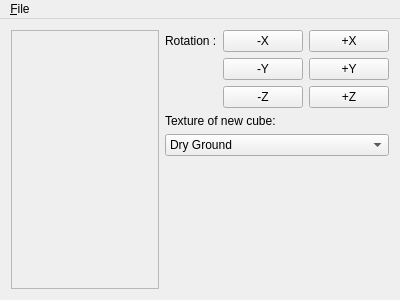
<?xml version="1.0" encoding="UTF-8"?>
<ui version="4.0">
 <class>MainWindow</class>
 <widget class="QMainWindow" name="MainWindow">
  <property name="geometry">
   <rect>
    <x>0</x>
    <y>0</y>
    <width>400</width>
    <height>300</height>
   </rect>
  </property>
  <property name="windowTitle">
   <string/>
  </property>
  <widget class="QWidget" name="centralWidget">
   <layout class="QGridLayout" name="gridLayout">
    <item row="0" column="1">
     <layout class="QGridLayout" name="gridLayout_2">
      <item row="2" column="2">
       <widget class="QPushButton" name="pushButton_6">
        <property name="text">
         <string>+Z</string>
        </property>
       </widget>
      </item>
      <item row="0" column="1">
       <widget class="QPushButton" name="pushButton">
        <property name="text">
         <string>-X</string>
        </property>
       </widget>
      </item>
      <item row="1" column="1">
       <widget class="QPushButton" name="pushButton_3">
        <property name="text">
         <string>-Y</string>
        </property>
       </widget>
      </item>
      <item row="0" column="0">
       <widget class="QLabel" name="label">
        <property name="text">
         <string>Rotation :</string>
        </property>
       </widget>
      </item>
      <item row="2" column="1">
       <widget class="QPushButton" name="pushButton_5">
        <property name="text">
         <string>-Z</string>
        </property>
       </widget>
      </item>
      <item row="4" column="0" colspan="3">
       <widget class="QLabel" name="label_5">
        <property name="text">
         <string>Texture of new cube:</string>
        </property>
       </widget>
      </item>
      <item row="0" column="2">
       <widget class="QPushButton" name="pushButton_2">
        <property name="text">
         <string>+X</string>
        </property>
       </widget>
      </item>
      <item row="5" column="0" colspan="3">
       <widget class="QComboBox" name="comboBox">
        <item>
         <property name="text">
          <string>Dry Ground</string>
         </property>
        </item>
        <item>
         <property name="text">
          <string>Granite Floor</string>
         </property>
        </item>
        <item>
         <property name="text">
          <string>Grass</string>
         </property>
        </item>
        <item>
         <property name="text">
          <string>Limestone Wall</string>
         </property>
        </item>
        <item>
         <property name="text">
          <string>Wood Floor</string>
         </property>
        </item>
        <item>
         <property name="text">
          <string>Pierre Bouchardee</string>
         </property>
        </item>
       </widget>
      </item>
      <item row="1" column="2">
       <widget class="QPushButton" name="pushButton_4">
        <property name="text">
         <string>+Y</string>
        </property>
       </widget>
      </item>
      <item row="6" column="0">
       <spacer name="verticalSpacer">
        <property name="orientation">
         <enum>Qt::Vertical</enum>
        </property>
        <property name="sizeHint" stdset="0">
         <size>
          <width>20</width>
          <height>40</height>
         </size>
        </property>
       </spacer>
      </item>
     </layout>
    </item>
    <item row="0" column="0">
     <widget class="QFrame" name="frame">
      <property name="sizePolicy">
       <sizepolicy hsizetype="Expanding" vsizetype="Preferred">
        <horstretch>0</horstretch>
        <verstretch>0</verstretch>
       </sizepolicy>
      </property>
      <property name="frameShape">
       <enum>QFrame::StyledPanel</enum>
      </property>
      <property name="frameShadow">
       <enum>QFrame::Raised</enum>
      </property>
     </widget>
    </item>
   </layout>
  </widget>
  <widget class="QMenuBar" name="menuBar">
   <property name="geometry">
    <rect>
     <x>0</x>
     <y>0</y>
     <width>400</width>
     <height>22</height>
    </rect>
   </property>
   <widget class="QMenu" name="menu_File">
    <property name="title">
     <string>&amp;File</string>
    </property>
    <addaction name="action_Quit"/>
   </widget>
   <addaction name="menu_File"/>
  </widget>
  <action name="action_Quit">
   <property name="text">
    <string>&amp;Quit</string>
   </property>
   <property name="shortcut">
    <string>Esc</string>
   </property>
  </action>
  <action name="actionTextures">
   <property name="checkable">
    <bool>true</bool>
   </property>
   <property name="checked">
    <bool>true</bool>
   </property>
   <property name="text">
    <string>Textures</string>
   </property>
  </action>
  <action name="actionNearest">
   <property name="text">
    <string>Nearest</string>
   </property>
  </action>
  <action name="actionLinear">
   <property name="text">
    <string>Linear</string>
   </property>
  </action>
  <action name="actionNearest_2">
   <property name="checkable">
    <bool>true</bool>
   </property>
   <property name="checked">
    <bool>true</bool>
   </property>
   <property name="text">
    <string>Nearest</string>
   </property>
  </action>
  <action name="actionLinear_mipmap_linear">
   <property name="checkable">
    <bool>true</bool>
   </property>
   <property name="text">
    <string>Linear mipmap linear</string>
   </property>
  </action>
  <action name="actionGouraud">
   <property name="checkable">
    <bool>true</bool>
   </property>
   <property name="text">
    <string>Gouraud</string>
   </property>
  </action>
  <action name="actionPhong">
   <property name="checkable">
    <bool>true</bool>
   </property>
   <property name="checked">
    <bool>true</bool>
   </property>
   <property name="text">
    <string>Phong</string>
   </property>
  </action>
 </widget>
 <layoutdefault spacing="6" margin="11"/>
 <resources/>
 <connections>
  <connection>
   <sender>action_Quit</sender>
   <signal>triggered()</signal>
   <receiver>MainWindow</receiver>
   <slot>close()</slot>
   <hints>
    <hint type="sourcelabel">
     <x>-1</x>
     <y>-1</y>
    </hint>
    <hint type="destinationlabel">
     <x>199</x>
     <y>149</y>
    </hint>
   </hints>
  </connection>
 </connections>
</ui>
